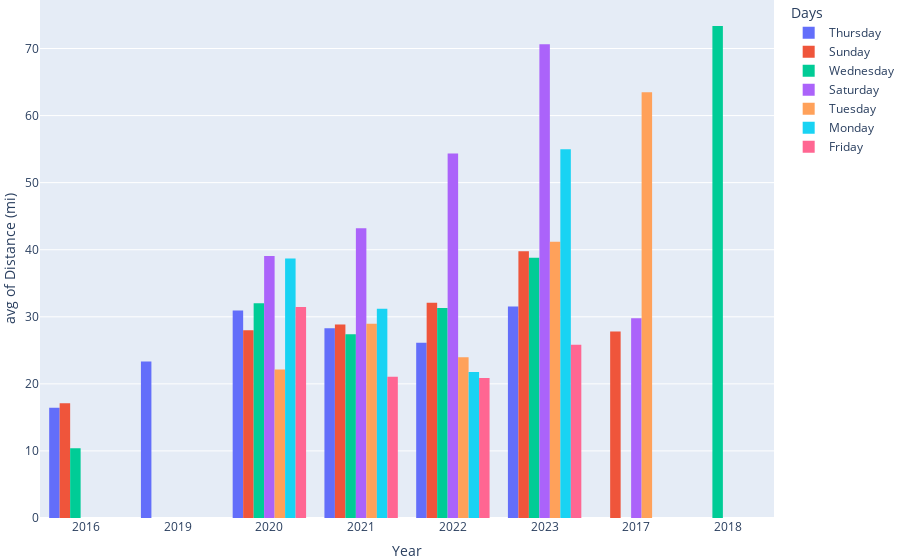

The cell this chart's notebook holds for it:
### Code cell
fig = px.histogram(df.sort_values('Date'), x = "Year",y = "Distance (mi)",barmode='group',histfunc='avg',color="Days")

# reduce whitespace
fig.update_layout(margin={"r":0,"t":0,"l":0,"b":0})
# show the plot
fig.show()
